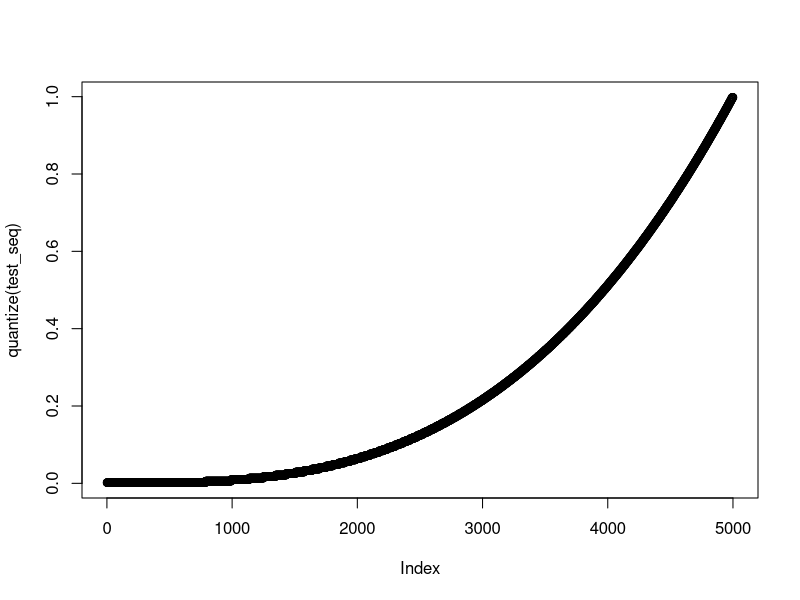

This chart was generated by the following R code: (Note: this script raises an error after producing the figure.)
library(gridExtra)
pdf("quantize.pdf")

#a
quantize <- function(x,bits=8){
  numberOfIntervals <- 2^bits
  sizeOfIntervals <- 1/numberOfIntervals
  min <- sizeOfIntervals/2
  max <- 1 - min
  x <- ifelse(x <= 0, min, x)
  x <- ifelse(x >= 1, max, x)
  x <- ((floor(x * numberOfIntervals))/numberOfIntervals) + min
}

#b
#auskommentierte Objekte befinden sich schon in der rda-Datei
test_seq = seq(0,1,length=5000)**3
plot(quantize(test_seq))

#c 
decibel <- function(x){
  10 * log10 (var(x))
}

SNR <- function(x,y){
  decibel(x) - decibel(x-y)
}

empty_data <- c(NA,NA,NA)
snr_data <- data.frame("Bits" = c(8,12,16), "d" = empty_data, "e" = empty_data,
                       "f" = empty_data, "g" = empty_data, "h" = empty_data)

#d
snr_data[1,"d"] <- SNR(test_seq, quantize(test_seq, 8))
snr_data[2,"d"] <- SNR(test_seq, quantize(test_seq, 12))
snr_data[3,"d"] <- SNR(test_seq, quantize(test_seq, 16))

#e
#norm_test_seq = runif(5000, 0, 1)
snr_data[1,"e"] <- SNR(norm_test_seq, quantize(norm_test_seq, 8))
snr_data[2,"e"] <- SNR(norm_test_seq, quantize(norm_test_seq, 12))
snr_data[3,"e"] <- SNR(norm_test_seq, quantize(norm_test_seq, 16))

#f
#rnorm_test_seq = rnorm(5000, 1/2, 1/8)
snr_data[1,"f"] <- SNR(rnorm_test_seq, quantize(rnorm_test_seq, 8))
snr_data[2,"f"] <- SNR(rnorm_test_seq, quantize(rnorm_test_seq, 12))
snr_data[3,"f"] <- SNR(rnorm_test_seq, quantize(rnorm_test_seq, 16))

#g
#aequi_test_seq <- seq(from=0, to=1, length=5000)
snr_data[1,"g"] <- SNR(aequi_test_seq, quantize(aequi_test_seq, 8))
snr_data[2,"g"] <- SNR(aequi_test_seq, quantize(aequi_test_seq, 12))
snr_data[3,"g"] <- SNR(aequi_test_seq, quantize(aequi_test_seq, 16))

#h
#h_test_seq = runif(5000,-1/10,1)
snr_data[1,"h"] <- SNR(h_test_seq, quantize(h_test_seq, 8))
snr_data[2,"h"] <- SNR(h_test_seq, quantize(h_test_seq, 12))
snr_data[3,"h"] <- SNR(h_test_seq, quantize(h_test_seq, 16))

grid.table(format(snr_data, digits = 5))

#i
C <- seq(1, 8, length.out = 36) 
C[(which(C==4))] <- 4.001

SNR_results <- numeric(0)
for(i in C){
  i_test_seq = rnorm(5000,1/2,1/(2*i))
  SNR_results <- c(SNR_results, SNR(i_test_seq, quantize(i_test_seq)))
}
#SNR_results
plot(C, SNR_results)
dev.off()
